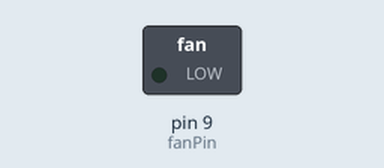
The sketch below on a simulated Arduino Uno, built with avr-gcc and run on an emulated ATmega328P. On the bench: switched loads named in the sketch (green lamp = pin HIGH).

Above: at 0.1 s.
At 15.1 s:
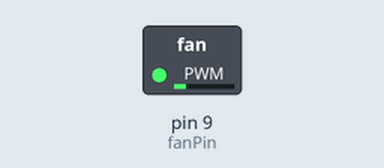
At 17.1 s:
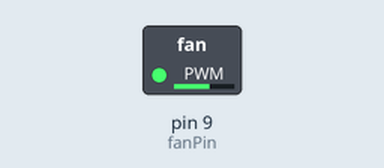
At 39.1 s:
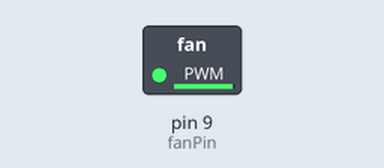
Timing chart, 0 to 40.0 s (numbered marks = the images above):
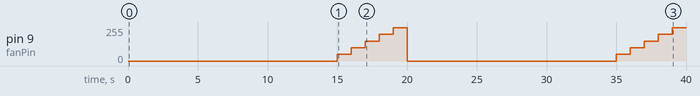

Measured:
- by itself, pin 9 (fanPin): 0/255 → 50/255 at 15.0 s, → 100/255 1.0 s later, → 150/255 1.0 s later, → 200/255 1.0 s later, … (11 changes in this stretch)

The sketch:

ex2__A_.ino
```cpp
const int fanPin = 9; // PWM pin connected to transistor base

void setup() {
  pinMode(fanPin, OUTPUT);
}

void loop() {
  delay(15000); // Wait 15 seconds before starting the fan

  // Gradually increase speed for 5 seconds
  for (int speed = 50; speed <= 255; speed += 50) {
    analogWrite(fanPin, speed); // Set PWM duty cycle
    delay(1000); // Hold this speed for 1 second
  }

  // Turn fan OFF
  analogWrite(fanPin, 0);
}
```
